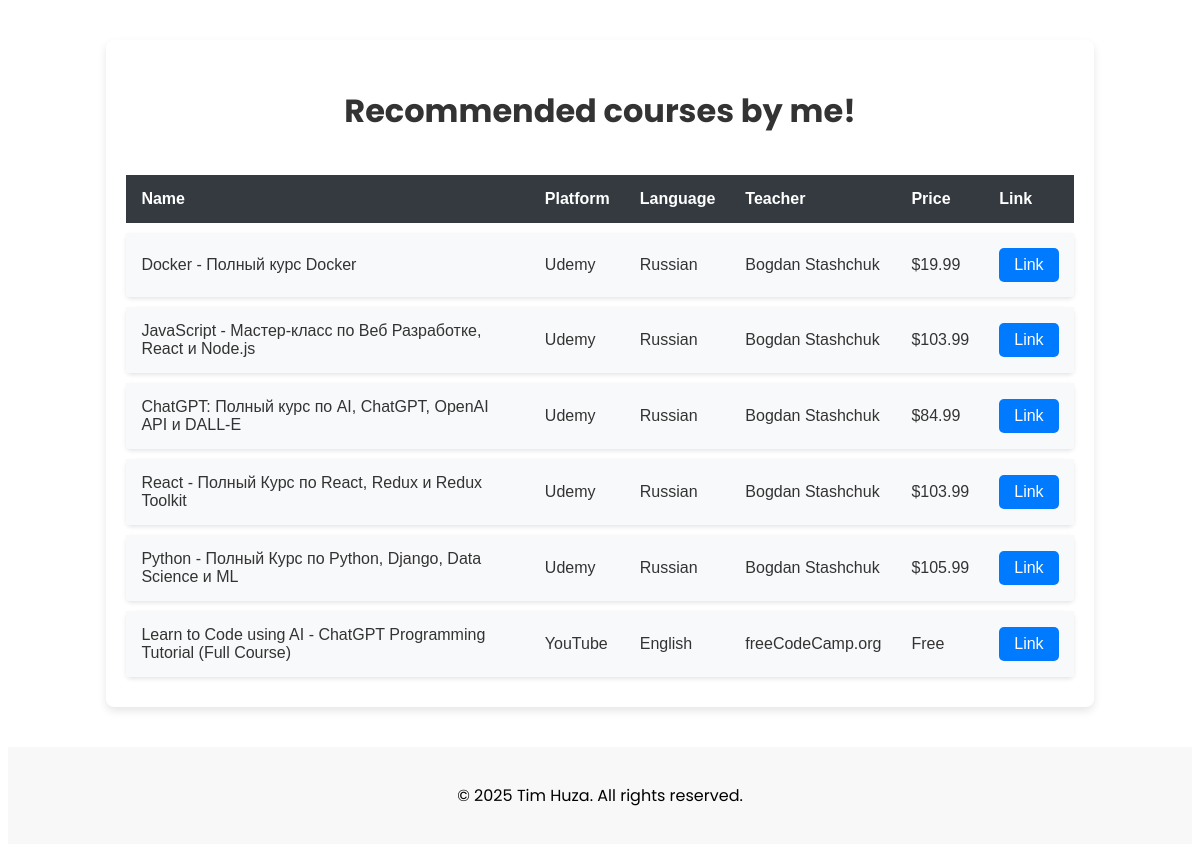
Page /courses/ on the committed database.
### courses/models.py (models this page shows, shortened)
class Course(models.Model):
    name = models.CharField(max_length=800)
    slug = models.SlugField(unique=True)
    platform = models.CharField(max_length=200)
    language = models.CharField(max_length=200)
    teacher = models.CharField(max_length=200)
    price = models.CharField(max_length=200)
    link = models.URLField(blank=True)
    class Meta:
        verbose_name = "Course"
        verbose_name_plural = "Courses"

### courses/views.py (the view)
# urls.py: path('', views.courses_list, name='courses'),
def courses_list(request):
    courses = Course.objects.all()
    return render(request, 'courses/courses.html', {'courses': courses})

### courses/templates/courses/courses.html (shortened to what this page needs)
{% extends 'base.html' %}
{% block content %}
    <div class="courses">
        <h2>Recommended courses by me!</h2>
        <table class="course-card">
            <thead class="table-dark">
                <tr>
                    <th>Name</th>
                    <th>Platform</th>
                    <th>Language</th>
                    <th>Teacher</th>
                    <th>Price</th>
                    <th>Link</th>
                </tr>
            </thead>
            <tbody>
                {% for course in courses %}
                    <tr>
                        <td>{{ course.name }}</td>
                        <td>{{ course.platform}}</td>
                        <td>{{ course.language }}</td>
                        <td>{{ course.teacher }}</td>
                        <td>{{ course.price }}</td>
                        <td><a href="{{ course.link }}" target="_blank" rel="noopener" class="link-btn">Link</a></td>
                    </tr>
                {% endfor %}
            </tbody>
        </table>
    </div>
{% endblock content %}

### projects/templates/base.html (shortened to what this page needs)
<!DOCTYPE html>
<html lang="en">
<head>
    {% load static %}
    <link rel="stylesheet" href="{% static 'css/styles.css' %}">
    <link rel="stylesheet" href="https://cdnjs.cloudflare.com/ajax/libs/font-awesome/5.15.4/css/all.min.css">
</head>
<body>
    {% block content %}
    {% endblock content %}
    <footer>
        <p>&copy; 2025 Tim Huza. All rights reserved.</p>
    </footer>
</body>
</html>

### projects/static/css/styles.css (style rules this page uses)
html { scroll-behavior: smooth; }
body { font-family: 'Poppins', sans-serif; }
footer { text-align: center; padding: 20px; background-color: #f8f8f8; margin-top: 40px; }
.course-card { width: 100%; border-collapse: separate; border-spacing: 0 10px; margin-top: 20px; font-family: sans-serif; color: #333; }
.course-card thead.table-dark tr { background-color: #343a40; color: #fff; }
.course-card th { padding: 15px; text-align: left; }
.course-card tbody tr { background-color: #f8f9fa; border-radius: 5px; box-shadow: 0 2px 4px rgba(0,0,0,0.1); }
.course-card td { padding: 15px; vertical-align: middle; }
.link-btn { display: inline-block; padding: 8px 15px; background-color: #007bff; color: #fff; text-decoration: none; border-radius: 5px; transition: background-color 0.3s ease; }
.courses { width: 80%; margin: 40px auto; padding: 20px; background-color: #fff; border-radius: 8px; box-shadow: 0 4px 8px rgba(0,0,0,0.1); }
.courses h2 { text-align: center; margin-bottom: 30px; font-size: 2em; color: #333; }
td { gap: 300px; }

### rows in the picture
Course: name "Docker - Полный курс Docker", platform "Udemy", language "Russian", teacher "Bogdan Stashchuk", price "$19.99"
Course: name "JavaScript - Мастер-класс по Веб Разработке, React и Node.js", platform "Udemy", language "Russian", teacher "Bogdan Stashchuk", price "$103.99"
Course: name "ChatGPT: Полный курс по AI, ChatGPT, OpenAI API и DALL-E", platform "Udemy", language "Russian", teacher "Bogdan Stashchuk", price "$84.99"
Course: name "React - Полный Курс по React, Redux и Redux Toolkit", platform "Udemy", language "Russian", teacher "Bogdan Stashchuk", price "$103.99"
Course: name "Python - Полный Курс по Python, Django, Data Science и ML", platform "Udemy", language "Russian", teacher "Bogdan Stashchuk", price "$105.99"
Course: name "Learn to Code using AI - ChatGPT Programming Tutorial (Full Course)", platform "YouTube", language "English", teacher "freeCodeCamp.org", price "Free"
